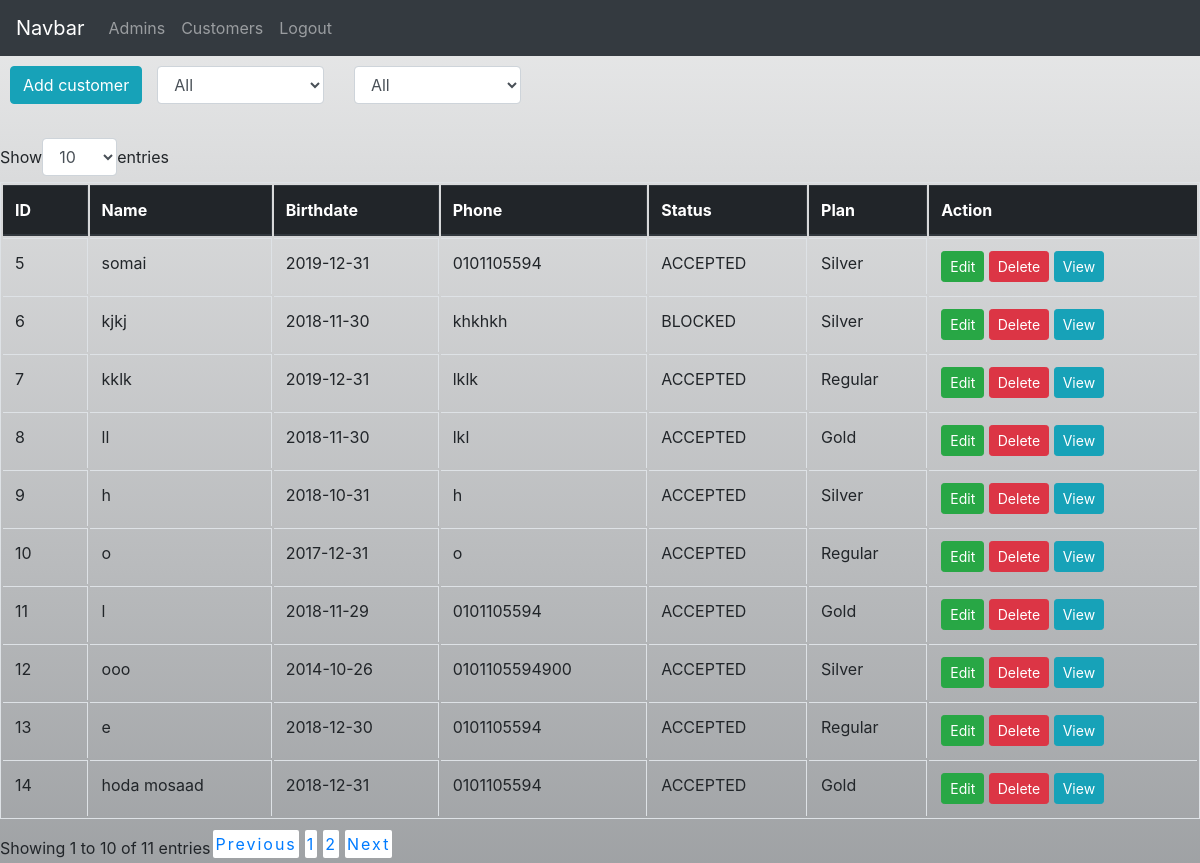
/public/customers/home.php (signed in), run on the app's committed database.
### tables this page shows
CREATE TABLE `customers` (
  `id` int(11) NOT NULL,
  `username` varchar(100) DEFAULT NULL,
  `phone_number` varchar(15) DEFAULT NULL,
  `email` varchar(100) DEFAULT NULL,
  `hash_password` varchar(225) DEFAULT NULL,
  `birthdate` date DEFAULT NULL,
  `status` enum('ACCEPTED','BLOCKED') DEFAULT 'BLOCKED',
  `plan` enum('Gold','Silver','Regular') DEFAULT NULL
);

### private/initialize.php (called while the page is built, shortened)
<?php
require_once('../../private/classes/Porson.class.php');
require_once('../../private/classes/AdminSession.class.php') ;
$admin_session = new AdminSession;
?>

### private/classes/AdminSession.class.php (called while the page is built, shortened)
<?php
class AdminSession {
    private $admin_id;
    public function is_logged_in() {
        return isset($this->admin_id);
    }
    private function check_stored_login() {
        if(isset($_SESSION['admin_id'])) {
            $this->admin_id = $_SESSION['admin_id'];
        }
    }
}
?>

### private/classes/Porson.class.php (called while the page is built, shortened)
<?php
class Person
{
    protected $id;
    protected $username;
    static protected $database;
    static protected $table_name = "";
    static public function set_database($database) {
        self::$database = $database;
    }
    public function __construct($arg=[])
    {
        $this->id = $arg["id"] ?? NULL;
        $this->username = $arg["username"] ?? NULL;
    }
    public function get_id()
    {
        return $this->id;
    }
    public function get_username()
    {
        return $this->username;
    }
    static public function find_by_sql($sql) {
        $result = self::$database->query($sql);
        $object_array = [];
        while($record = $result->fetch_assoc()) {
            $object_array[] = static::instantiate($record);
        }
        return $object_array;
    }
    static public function find_all() {
        $sql = "SELECT * FROM " . static::$table_name;
        return static::find_by_sql($sql);
    }
    static protected function instantiate($record) {
        $object = new static;
        foreach($record as $property => $value) {
            if(property_exists($object, $property)) {
                $object->$property = $value;
            }
        }
        return $object;
    }
}
?>

### public/customers/home.php (the view, shortened to what this page needs)
<?php require_once("../../private/initialize.php");?>
<?php include(LAYOUT_PATH . "/header.php"); ?>
<?php include(LAYOUT_PATH . "/admin-nav.php"); ?>
<div class="row appn">
    <a href="add.php" target="_blank" class="btn btn-info add class="col-sm-2"" >Add customer</a>
    <div class="col-sm-2">
        <select class="form-control status" >
            <option value="">
                All
            </option>
        </select>
    </div><div class="col-sm-2">
        <select class="form-control plan" >
            <option value="">
                All
            </option>
        </select>
    </div>
</div>
<br>
    <table id="myTable" class="table table-bordered table-hover">
        <thead class="thead-dark">
            <th>ID</th>
            <th>Name</th>
            <th>Birthdate</th>
            <th>Phone</th>
            <th>Status</th>
            <th>Plan</th>
            <th>Action</th>
        </thead>
        <tbody>
        <?php
        $customers = Customer::find_all("customers");
        foreach ($customers as $customer)
        {?>
            <tr>
                <td><?php echo $customer->get_id()?></td>
                <td><?php echo $customer->get_username() ?></td>
                <td><?php echo $customer->birthdate ?></td>
                <td><?php echo $customer->phone_number ?></td>
                <td><?php echo $customer->status ?></td>
                <td><?php echo $customer->plan ?></td>
                <td>
                    <a target="_blank" href='edit.php?id=<?php echo $customer->get_id()?>' class='btn btn-success btn-sm' >Edit</a>
                    <a target="_blank" href='delete.php?id=<?php echo $customer->get_id()?>' class='btn btn-danger btn-sm' data-toggle="modal" data-target="#deleteModal<?php echo $customer->get_id()?>"> Delete</a>
                    <a target="_blank" href='view.php?id=<?php echo $customer->get_id()?>' class='btn btn-info btn-sm' > View</a>
                </td>
            </tr>
        <?php } ?>
        </tbody>
    </table>
<?php include(LAYOUT_PATH . "/footer.php"); ?>

### private/layout/header.php (shortened to what this page needs)
<!doctype html>
<html lang="en">
<head>
    <meta charset="UTF-8">
    <link rel="stylesheet" href="../../public/css/bootstrap.min.css">
    <link rel="stylesheet" href="../../public/css/dataTable.bootstrap.min.css">
    <link href="https://stackpath.bootstrapcdn.com/font-awesome/4.7.0/css/font-awesome.min.css" rel="stylesheet">

### private/layout/admin-nav.php (shortened to what this page needs)
<nav class="navbar navbar-expand-lg navbar-dark bg-dark">
    <a class="navbar-brand" href="#">Navbar</a>
    <div class="collapse navbar-collapse" id="navbarSupportedContent">
        <ul class="navbar-nav mr-auto">
            <?php if($admin_session->is_logged_in()){ ?>
                <li class="nav-item">
                    <a class="nav-link" href="../../public/admins/home.php">Admins</a>
                </li>
                <li class="nav-item">
                    <a class="nav-link" href="../../public/customers/home.php">Customers</a>
                </li>
                <li class="nav-item">
                    <a class="nav-link" href="../../public/admins/logout.php">Logout</a>
                </li>
            <?php } ?>
        </ul>
    </div>
</nav>

### private/layout/footer.php (shortened to what this page needs)
</body>
</html>

### public/customers/home.php (style rules this page uses)
.appn { margin: 10px; }

### data on the page
customers: id "5", username "somai", birthdate "2019-12-31", phone_number "0101105594", status "ACCEPTED", plan "Silver"
customers: id "6", username "kjkj", birthdate "2018-11-30", phone_number "khkhkh", status "BLOCKED", plan "Silver"
customers: id "7", username "kklk", birthdate "2019-12-31", phone_number "lklk", status "ACCEPTED", plan "Regular"
customers: id "8", username "ll", birthdate "2018-11-30", phone_number "lkl", status "ACCEPTED", plan "Gold"
customers: id "9", username "h", birthdate "2018-10-31", phone_number "h", status "ACCEPTED", plan "Silver"
customers: id "10", username "o", birthdate "2017-12-31", phone_number "o", status "ACCEPTED", plan "Regular"
customers: id "11", username "l", birthdate "2018-11-29", phone_number "0101105594", status "ACCEPTED", plan "Gold"
customers: id "12", username "ooo", birthdate "2014-10-26", phone_number "0101105594900", status "ACCEPTED", plan "Silver"
customers: id "13", username "e", birthdate "2018-12-30", phone_number "0101105594", status "ACCEPTED", plan "Regular"
customers: id "14", username "hoda mosaad", birthdate "2018-12-31", phone_number "0101105594", status "ACCEPTED", plan "Gold"
